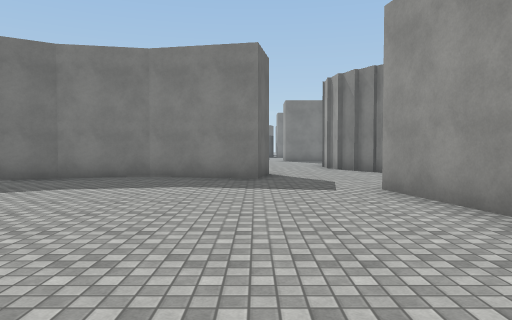
[1] (above)

23 first-person views from a walk through a 3-D level made in the Unity game engine. The camera is 1.4 m above the floor, tilts 2° down and sees 70° across. The floor is counted in squares, 2 m on a side. Each view is taken from the middle of a square. On the plan, view 1 faces up. The plan holds only what a view shows up to about 11 squares ahead; the rest is blank. The place goes on beyond the plan. Surface patterns are stand-ins for the level's own textures.

[2]
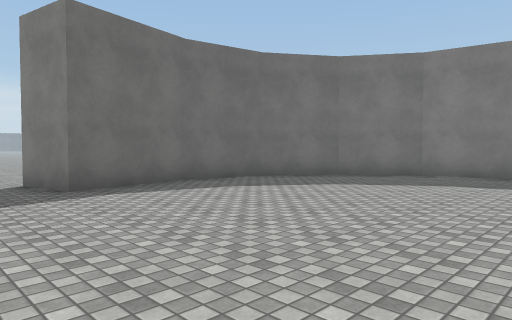

[3]
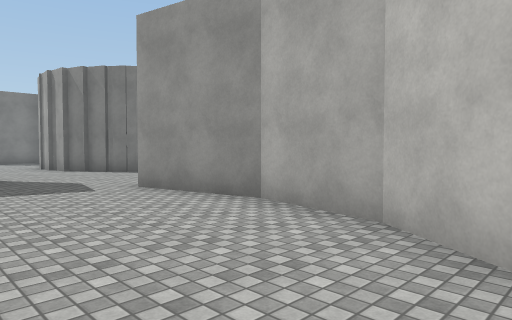

[4]
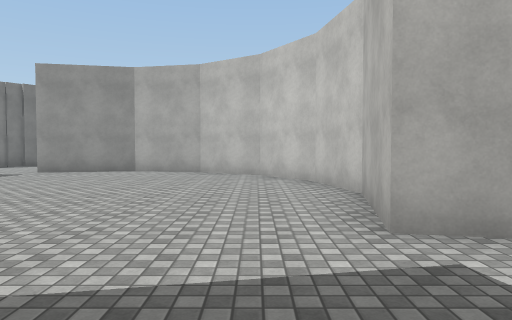

[5]
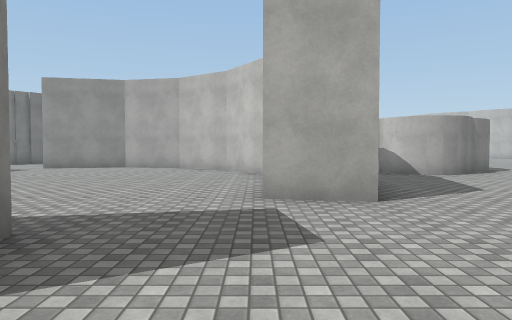

[6]
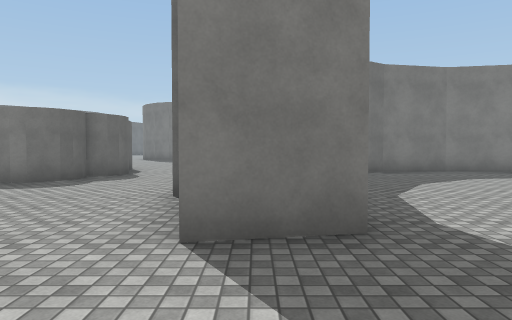

[7]
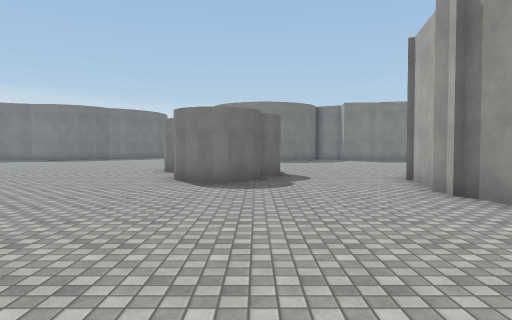

[8]
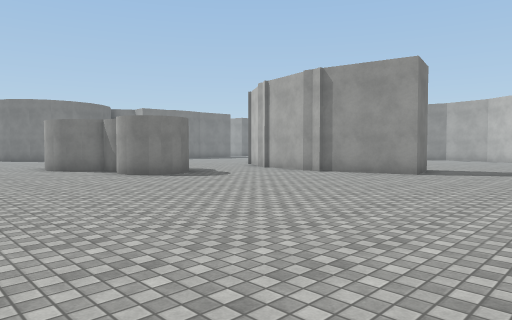

[9]
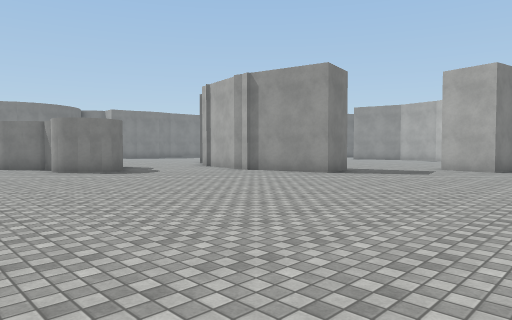

[10]
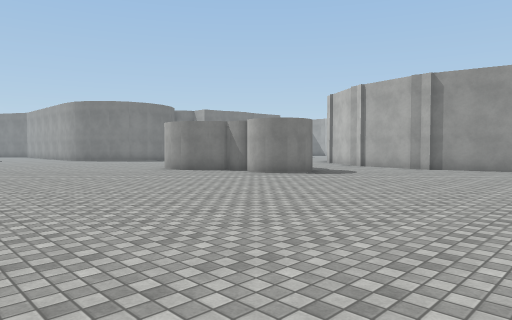

[11]
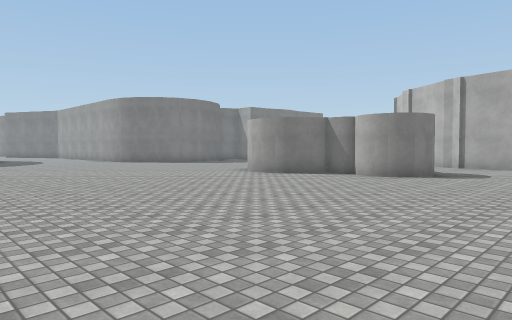

[12]
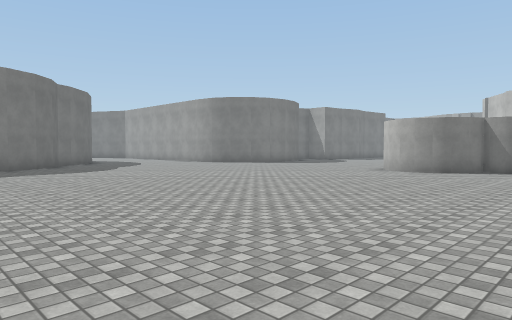

[13]
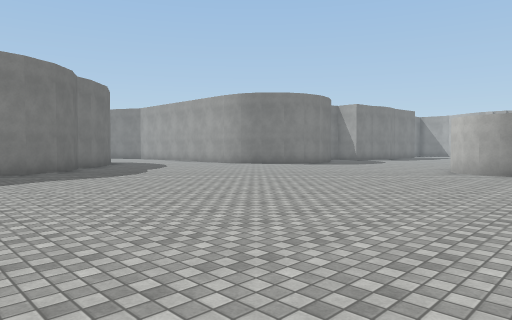

[14]
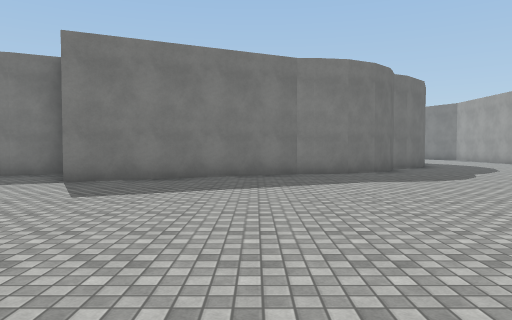

[15]
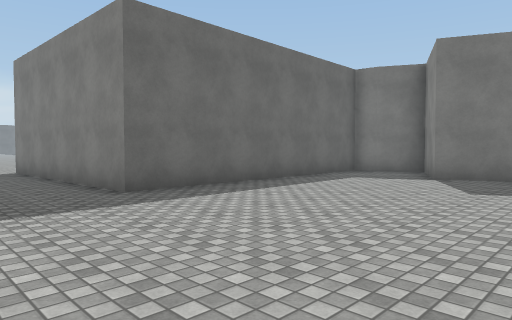

[16]
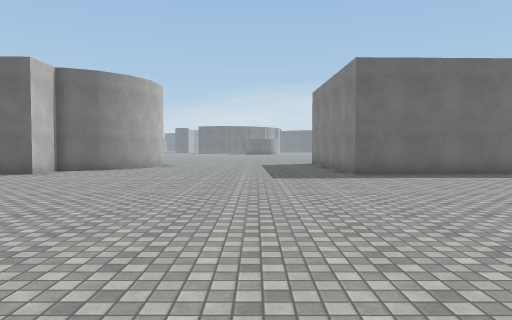

[17]
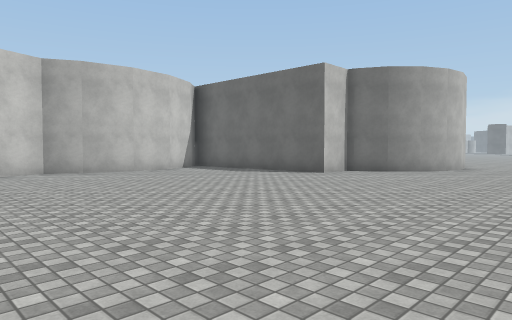

[18]
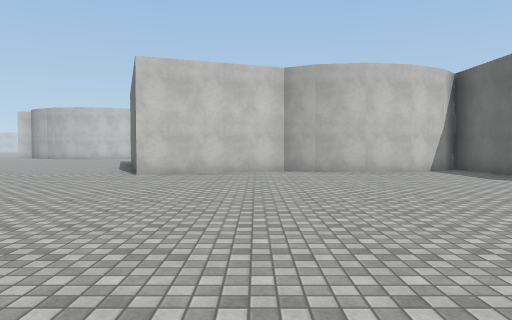

[19]
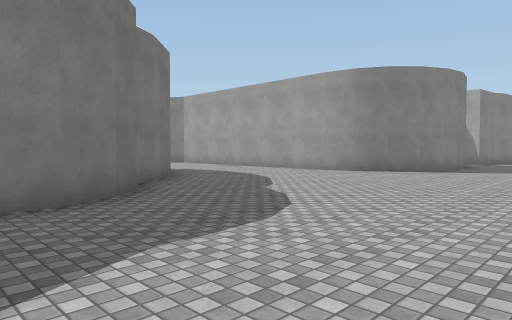

[20]
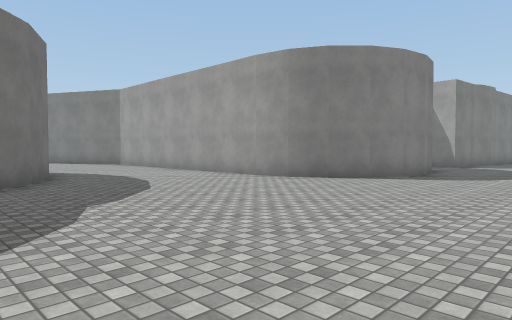

[21]
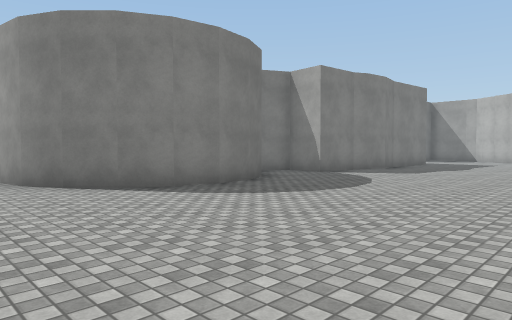

[22]
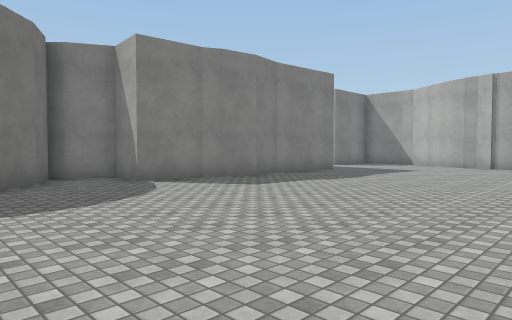

[23]
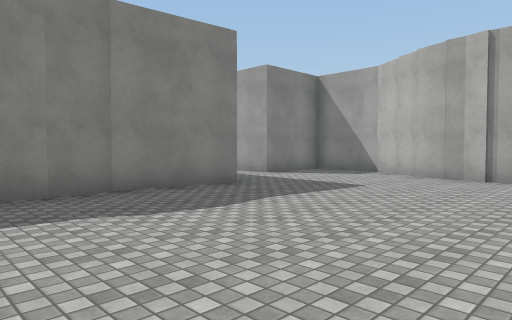

### Floor plan
Points are (right, up) in squares from view 1. A wall is a line through its corners. A room is listed if a view was taken in it or the views show most of it. See-through windows are left out.
Room 1 (views 1, 2, 3)
walls: (-5, -1.1) (-2.5, -1.6) (-0.5, -1.2) (1.1, -0.1) (2.2, 1.5) (2.6, 3.5) (2.1, 6.1); (0.3, 9.5) (0.1, 8.1) (-2.5, 8.6) (-4.4, 8.2) (-6.1, 7.1) (-7.2, 5.5) (-7.6, 3.5) (-7.1, 1); (3.8, 9.8) (3.4, 10.4); (4, 9.7) (3.4, 10.3) (3.1, 10.9); (2.9, 10.7) (2.7, 11.6)
ways out: opening at (-6, 0) to room 2; opening at (1.7, 10) to room 2
Room 2 (views 4, 5, 6, 7, 8, 9, 10, 11, 12, 13, 14, 15, 16, 17, 18, 19, 20, 21, 22, 23)
walls: (-14.7, 8.6) (-14.8, 9.3); (-14.1, 7.9) (-14.6, 8.4); (-14.7, 9) (-14.6, 9.7); (-14.7, 9.5) (-14.3, 10.1); (-13.6, 7) (-13.6, 7.6) (-14.3, 8) (-14.8, 8.8); (-14.4, 9.9) (-14.1, 10.2) (-13.7, 10.4); (-13, 5.2) (-13.7, 5.5) (-13.8, 6.2) (-13.7, 6.5); (-11.4, 7.5) (-11.4, 7) (-11.9, 6.5) (-11.9, 6.1); (-11.3, 7.1) (-11.5, 6.7); (-9.2, 3.2) (-8.7, 5.7); (-7.1, 1) (-8.6, 0.7) (-9.2, 3.8); (-21.7, 18.1) (-22.6, 17.6) (-23.6, 17.5); (-23.5, 17.5) (-23.9, 17.5) (-28.8, 15.2) (-29.9, 17.5) (-31, 16.9) (-31.6, 16.8) (-31.4, 9.6) (-33.6, 9.5); (-21.1, 18.8) (-21.8, 18.1); (-14.5, 19.4) (-14.5, 22.1); (-8.6, 18.7) (-9.1, 17.7) (-9.7, 17.1) (-10.6, 16.6) (-11.5, 16.5) (-12.4, 16.6) (-13.3, 17.1) (-13.9, 17.7) (-14.3, 18.6) (-14.5, 19.6); (-18.5, 22.1) (-19.1, 20.8) (-20.1, 19.8) (-20.7, 19.5); (-4.3, -2.8) (-5.3, -2.6) (-5, -1.1); (-3.5, 16.7) (-4.5, 16.5) (-5.4, 16.6) (-5.9, 16.9) (-7.4, 17) (-7.3, 18.2) (-8.3, 18.7); (-31.3, -2) (-31.2, -4); (-33.5, 2.7) (-33.1, 2.3) (-32.5, 1.2) (-31.4, 1.3) (-31.3, -0.3); (-30.7, -3.9) (-29.3, -3.2) (-28, -3) (-26.7, -3.2) (-25.8, -3.7) (-22, -2.3) (-21.3, -4.1); (-1.1, 16.4) (-3.6, 16.7); (2.4, 12.1) (2.5, 13.7); (2.6, 11.4) (2.4, 13) (2.8, 14.5); (-0.6, -5) (-0.3, -4.7); (-0.8, -5.4) (-0.5, -4.8) (0.1, -4.5); (2.9, 14.5) (3.5, 15.7); (2.6, 18) (1.5, 18) (1.5, 19.1); (3.8, 15.9) (3.9, 16.5)
ways out: opening at (-6, 0) to room 1; opening at (1.7, 10) to room 1; opening at (0.5, 18.5)

Positions as (right, up) in squares from view 1, and headings:
1: (0, 0), facing up
2: (-1, -1), facing up-left
3: (-1, 0), facing up-right
4: (-8, 0), facing right
5: (-10, -1), facing right
6: (-8, -2), facing up
7: (-12, -2), facing up
8: (-18, -3), facing up-right
9: (-17, -5), facing up-right
10: (-21, -1), facing up-right
11: (-22, 2), facing up-right
12: (-25, 5), facing up-right
13: (-25, 7), facing up-right
14: (-25, 8), facing up
15: (-26, 7), facing up-left
16: (-22, 7), facing left
17: (-23, 7), facing down-left
18: (-25, 7), facing down
19: (-24, 13), facing up-right
20: (-21, 13), facing up-right
21: (-16, 11), facing up-right
22: (-11, 10), facing up-right
23: (-6, 11), facing up-right
